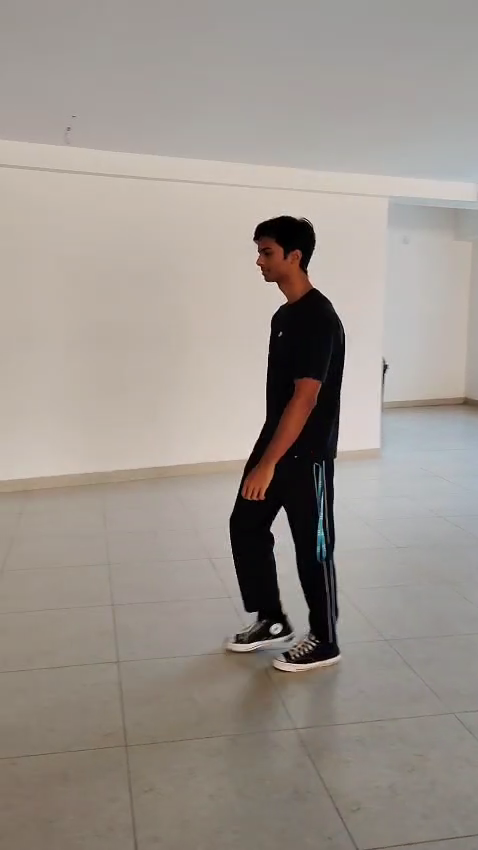
#> input picture frame 10 of data/aditya.mp4, 478 x 850 px, given in place of the camera
$ python create_test_videos.py
#> lines starting #> are read from the running program, lines starting #| are printed output that depends on the picture
"""
Create test videos using webcam for quick testing
This allows you to test the system without downloading datasets
"""

import cv2
import os
from datetime import datetime

def record_test_videos():
    """Record test videos from webcam"""

    print("🎥 Webcam Test Video Creator")
    print("=" * 60)
    print("\nThis will help you create test videos using your webcam.")
    print("You'll record yourself walking/moving naturally.")
    print("\nInstructions:")
    print("1. Position yourself so your full body is visible")
    print("2. Walk naturally in front of the camera")
    print("3. Press 'q' to stop recording each video")
    print("\nPress Enter to start...")
    input()

    os.makedirs('data/raw/real', exist_ok=True)
    os.makedirs('data/raw/fake', exist_ok=True)

    cap = cv2.VideoCapture(0)

    if not cap.isOpened():
        print("❌ Could not open webcam!")
        return

    # Set resolution
    cap.set(cv2.CAP_PROP_FRAME_WIDTH, 640)
    cap.set(cv2.CAP_PROP_FRAME_HEIGHT, 480)

    # Get codec and FPS
    fps = 30
    fourcc = cv2.VideoWriter_fourcc(*'mp4v')

    for i in range(1, 6):  # Record 5 videos
        print(f"\n📹 Recording video {i}/5...")
        print("Walk naturally. Press 'q' when done (record 10-15 seconds)")

        timestamp = datetime.now().strftime("%Y%m%d_%H%M%S")
        output_path = f'data/raw/real/real_{i}_{timestamp}.mp4'

        out = cv2.VideoWriter(output_path, fourcc, fps, (640, 480))

        recording = False
        frame_count = 0

        while True:
            ret, frame = cap.read()
            if not ret:
                break

            # Start recording after 3 seconds
            if not recording:
                cv2.putText(frame, "Get ready! Starting in 3...", (50, 50),
                           cv2.FONT_HERSHEY_SIMPLEX, 1, (0, 255, 0), 2)
                cv2.imshow('Recording', frame)
                cv2.waitKey(1000)
                recording = True

            # Record frame
            out.write(frame)
            frame_count += 1

            # Display
            cv2.putText(frame, f"RECORDING - Press 'q' to stop", (10, 30),
                       cv2.FONT_HERSHEY_SIMPLEX, 0.7, (0, 0, 255), 2)
            cv2.putText(frame, f"Frames: {frame_count}", (10, 60),
                       cv2.FONT_HERSHEY_SIMPLEX, 0.7, (0, 255, 0), 2)

            cv2.imshow('Recording', frame)

            if cv2.waitKey(1) & 0xFF == ord('q'):
                break

        out.release()
        print(f"✅ Video {i} saved: {output_path}")

        if i < 5:
            print("\nReady for next video? Press Enter...")
            input()
#> this loop made 5 passes
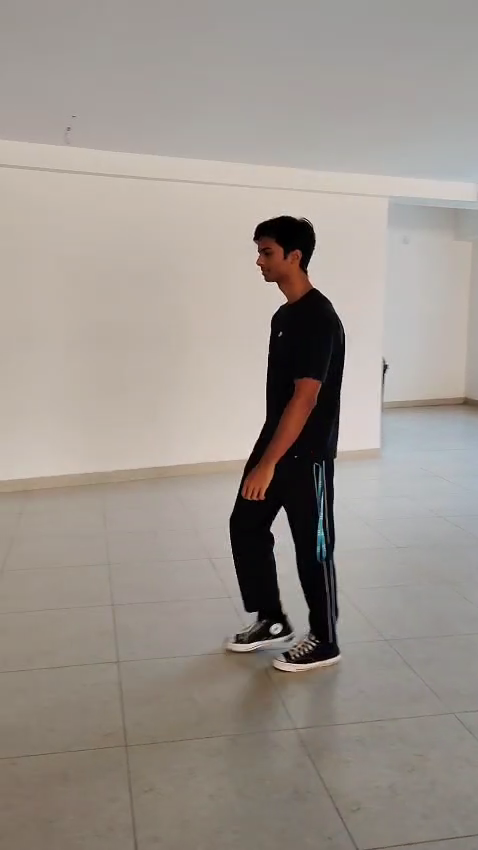
#> input picture frame 10 of data/aditya.mp4, 478 x 850 px, given in place of the camera
#> pass 1, in record_test_videos, `cv2.imshow('Recording', frame)`:
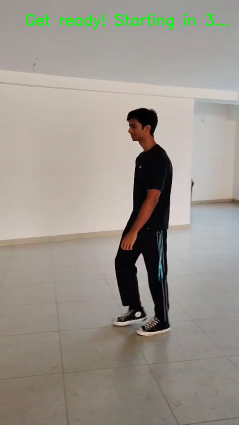
#> window 'Recording': shape (850, 478, 3) (shown at 1/2 size); mean B, G, R 140.4, 148.9, 155.3
#> pass 1, in record_test_videos, `cv2.imshow('Recording', frame)`:
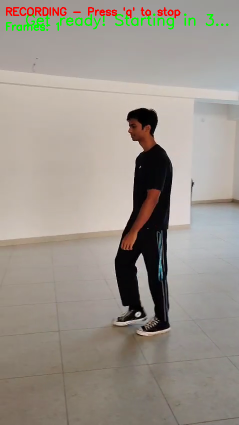
#> window 'Recording': shape (850, 478, 3) (shown at 1/2 size); mean B, G, R 139.3, 148.1, 155.6
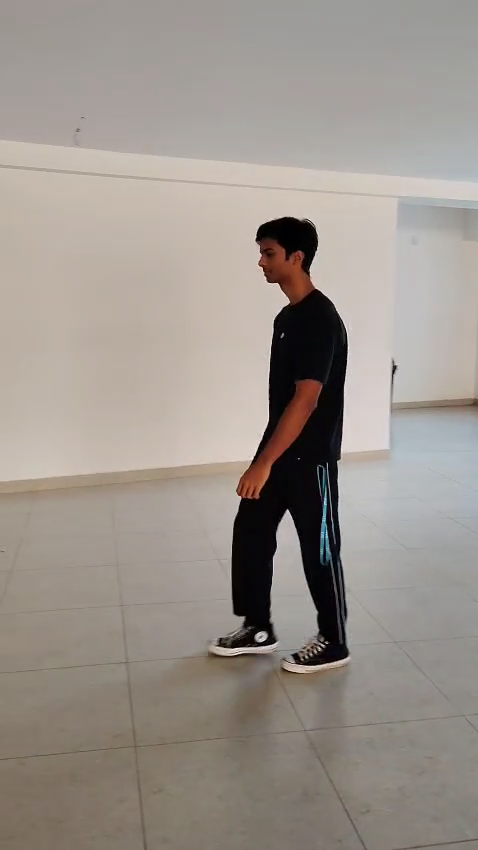
#> input picture frame 11 of data/aditya.mp4, 478 x 850 px, given in place of the camera
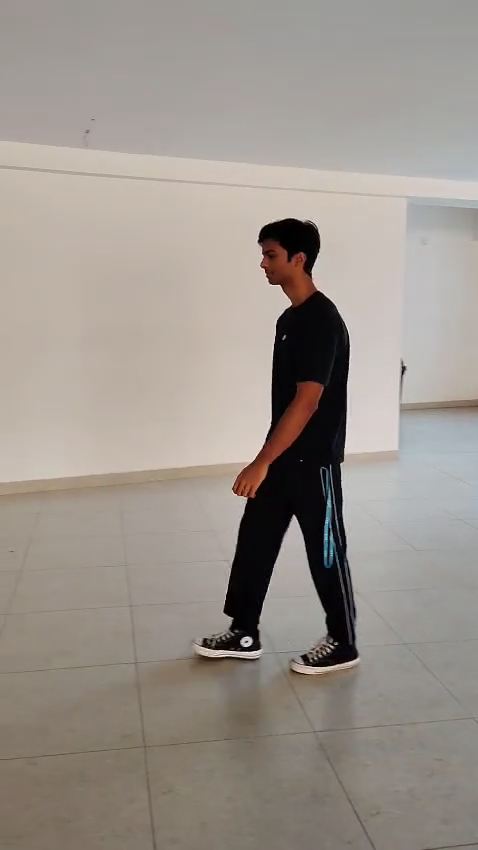
#> input picture frame 12 of data/aditya.mp4, 478 x 850 px, given in place of the camera
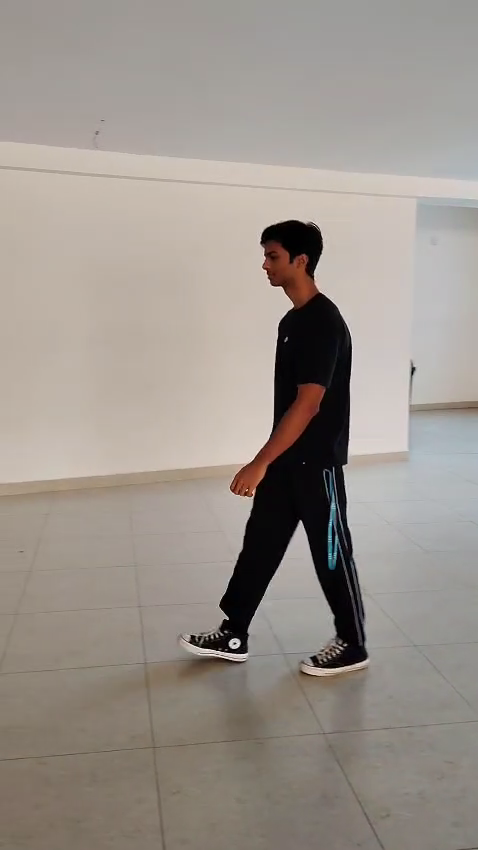
#> input picture frame 13 of data/aditya.mp4, 478 x 850 px, given in place of the camera
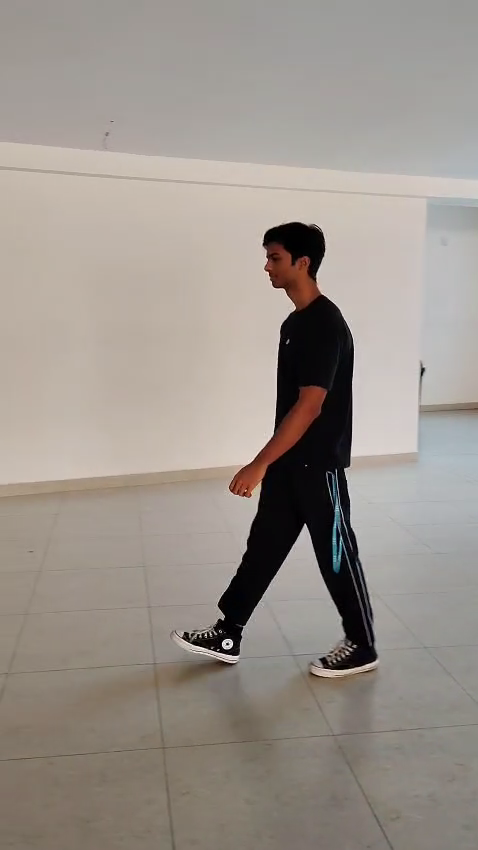
#> input picture frame 14 of data/aditya.mp4, 478 x 850 px, given in place of the camera
#> after the loop:
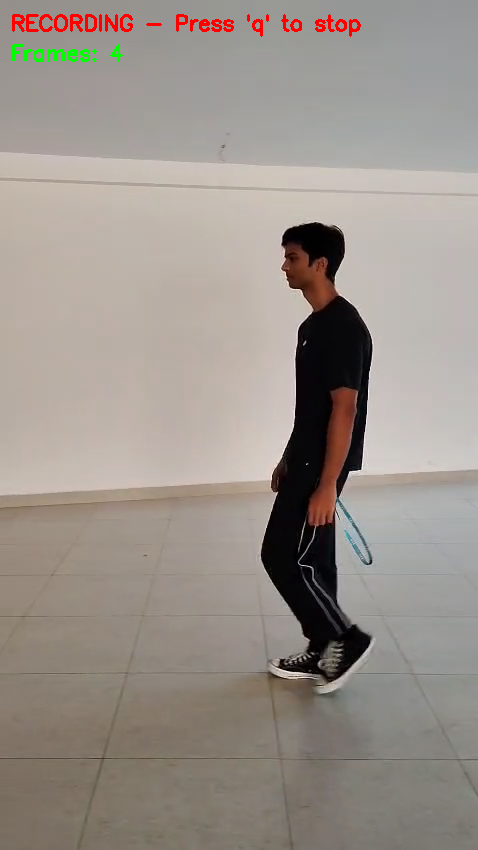
#> frame: shape (850, 478, 3); mean B, G, R 139.9, 146.8, 155.3

    cap.release()
    cv2.destroyAllWindows()

    print("\n" + "=" * 60)
    print("✅ Recording complete!")
    print(f"✅ Created 5 test videos in data/raw/real/")
    print("\n💡 Note: For deepfake videos, you would need actual deepfake samples.")
    print("   Or use online deepfake generators with your recorded videos.")
    print("\n🚀 Next step: Run python extract_and_train.py")
    print("=" * 60)

if __name__ == "__main__":
    try:
        record_test_videos()
    except Exception as e:
        print(f"\n❌ Error: {e}")
        print("\nIf webcam doesn't work, please download sample videos instead.")
        print("Run: python download_sample_data.py for instructions")

$ run again, starting later in the video
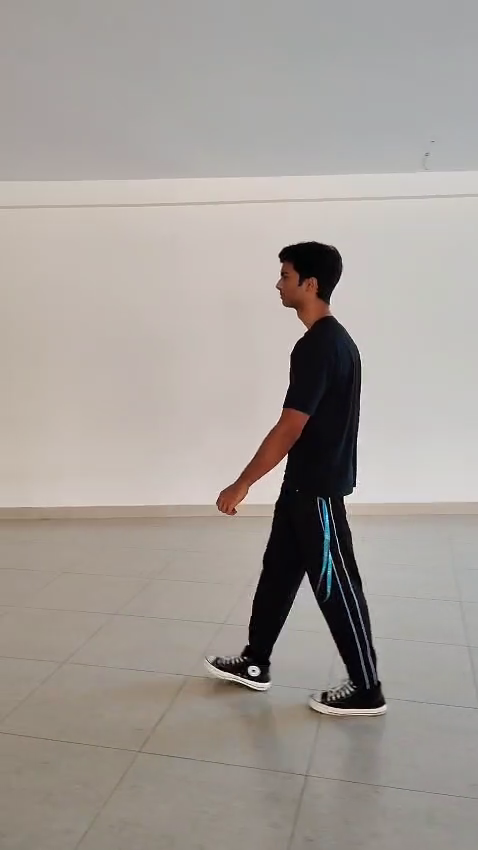
#> input picture frame 49 of data/aditya.mp4, 478 x 850 px, given in place of the camera
#> the loop in record_test_videos, `for i in range(1, 6):` made 5 passes
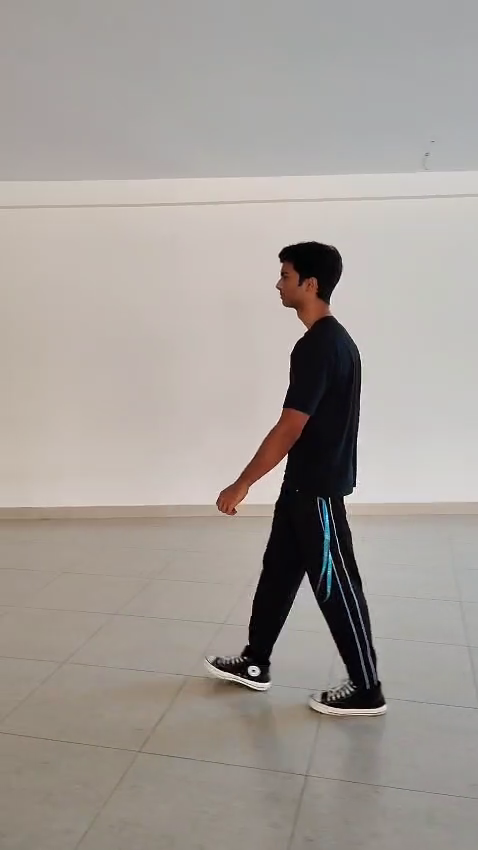
#> input picture frame 49 of data/aditya.mp4, 478 x 850 px, given in place of the camera
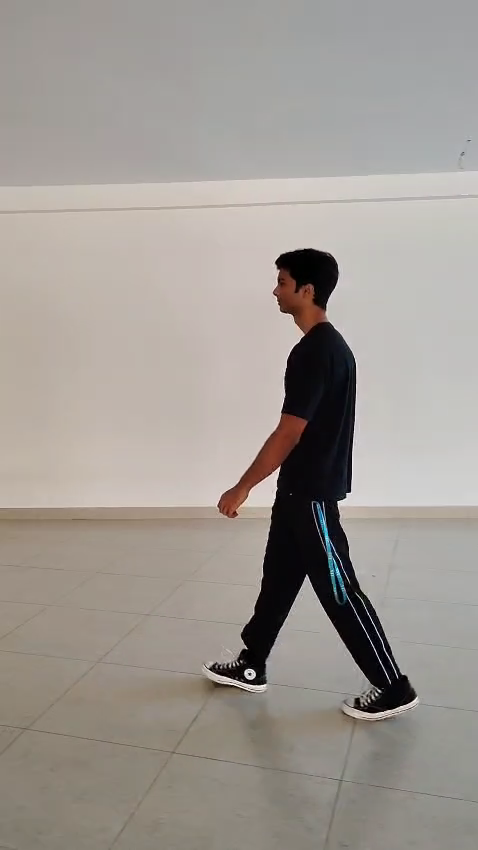
#> input picture frame 53 of data/aditya.mp4, 478 x 850 px, given in place of the camera
#> after the loop in record_test_videos, `for i in range(1, 6):`:
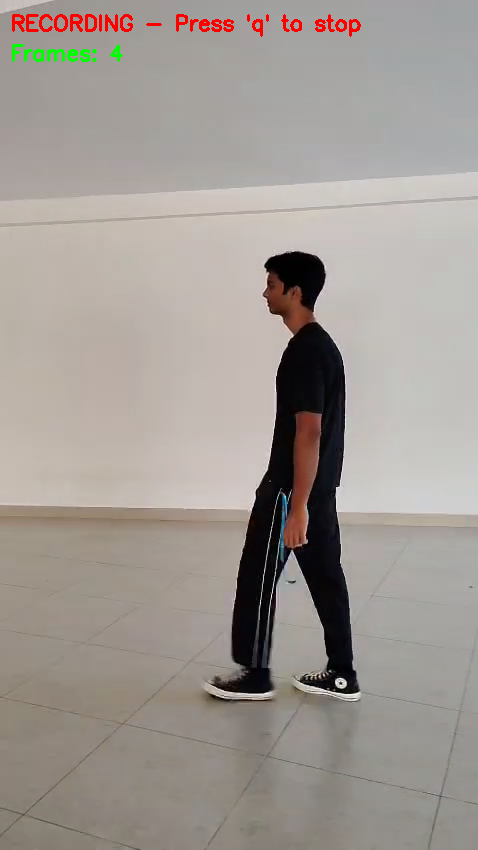
#> frame: shape (850, 478, 3); mean B, G, R 148.2, 153.7, 161.1
